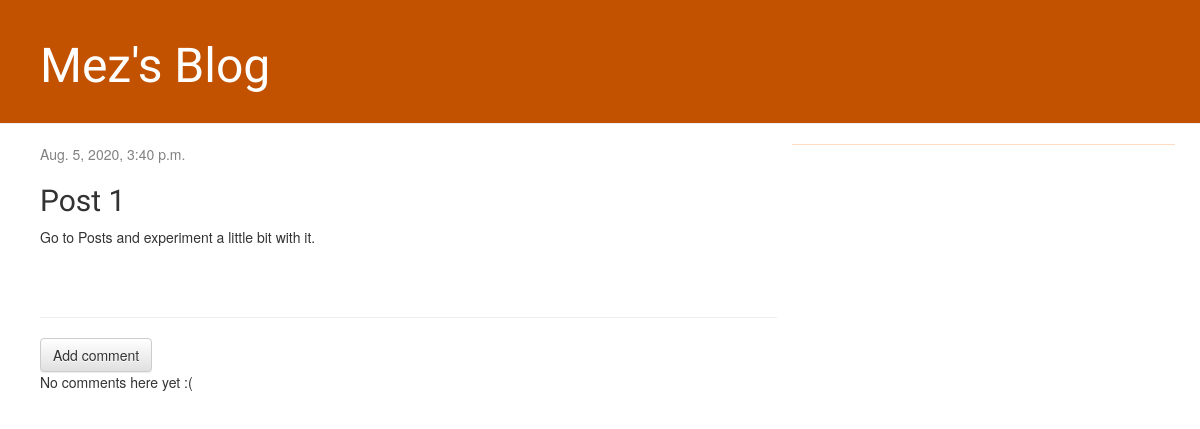
/post/1/, run on an earlier commit of the app's database.
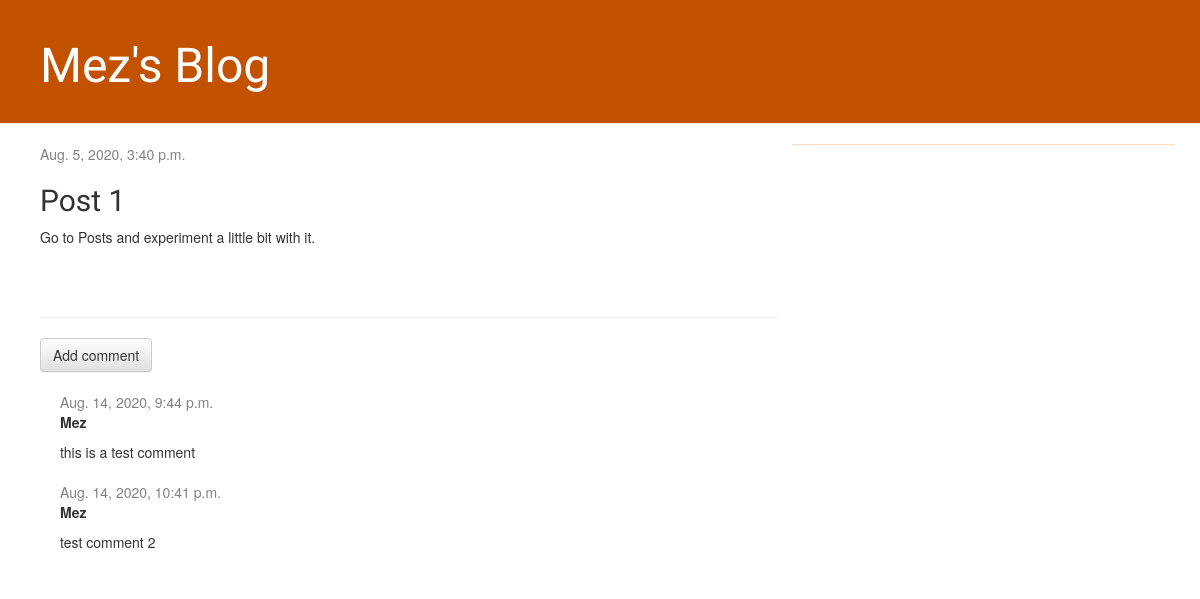
And on a later commit of the database.
### blog/models.py (models this page shows, shortened)
class Post(models.Model):
	author = models.ForeignKey(settings.AUTH_USER_MODEL, on_delete=models.CASCADE)
	title = models.CharField(max_length=200)
	text = models.TextField()
	created_date = models.DateTimeField(default=timezone.now)
	published_date = models.DateTimeField(blank=True, null=True)

class Comment(models.Model):
    post = models.ForeignKey('blog.Post', on_delete=models.CASCADE, related_name='comments')
    author = models.CharField(max_length=200)
    text = models.TextField()
    created_date = models.DateTimeField(default=timezone.now)
    approved_comment = models.BooleanField(default=False)

### blog/views.py (the view)
# urls.py: path('post/<int:pk>/', views.post_detail, name='post_detail'),
def post_detail(request, pk):
    post = get_object_or_404(Post, pk=pk)
    return render(request, 'blog/post_detail.html', {'post': post})

### blog/templates/blog/post_detail.html (shortened to what this page needs)
{% extends 'blog/base.html' %}
{% block content %}
    <div class="post">
        {% if post.published_date %}
            <div class="date">
                {{ post.published_date }}
            </div>
        {% else %}
            <a class="btn btn-default" href="{% url 'post_publish' pk=post.pk %}">Publish</a>
        {% endif %}
        <h2>{{ post.title }}</h2>
        <p>{{ post.text|linebreaksbr }}</p>
    </div>
    <hr>
         <a class="btn btn-default" href="{% url 'add_comment_to_post' pk=post.pk %}">Add comment</a>
{% for comment in post.comments.all %}
    {% if user.is_authenticated or comment.approved_comment %}
    <div class="comment">
        <div class="date">
            {{ comment.created_date }}
        </div>
        <strong>{{ comment.author }}</strong>
        <p>{{ comment.text|linebreaks }}</p>
    </div>
    {% endif %}
{% empty %}
    <p>No comments here yet :(</p>
{% endfor %}
{% endblock %}

### blog/templates/blog/base.html (shortened to what this page needs)
{% load static %}
<html>
    <head>
        <link rel="stylesheet" href="//maxcdn.bootstrapcdn.com/bootstrap/3.2.0/css/bootstrap.min.css">
        <link rel="stylesheet" href="//maxcdn.bootstrapcdn.com/bootstrap/3.2.0/css/bootstrap-theme.min.css">
        <link rel="stylesheet" href="{% static 'css/blog.css' %}">
    </head>
    <body>
        <div class="page-header">
            <h1><a href="/">Mez's Blog</a></h1>
        </div>
        <div class="content container-md">
            <div class="row">
                <div class="col-md-8">
                    {% block content %}
                    {% endblock %}
                </div>
                <div id="sidebar" class="col-md-4">
                </div>
            </div>
        </div>
    </body>
</html>

### blog/static/css/blog.css (style rules this page uses)
.page-header { background-color: #C25100; margin-top: 0; padding: 20px 20px 20px 40px; }
.page-header h1, .page-header h1 a, .page-header h1 a:visited, .page-header h1 a:active { color: #ffffff; font-size: 36pt; text-decoration: none; }
.content { margin: 0 40px; }
h1, h2, h3, h4 { font-family: 'Lobster', cursive; }
.date { color: #828282; }
.post { margin-bottom: 70px; }
.comment { margin: 20px 0px 20px 20px; }
#sidebar { background-color: #ffdbc2; }

What changed in the data, as far as the page shows it:
added Comment: created_date "Aug. 14, 2020, 9:44 p.m.", author "Mez", text "this is a test comment"
added Comment: created_date "Aug. 14, 2020, 10:41 p.m.", author "Mez", text "test comment 2"
Also different on the page:
text no longer shown: "No comments here yet :("
